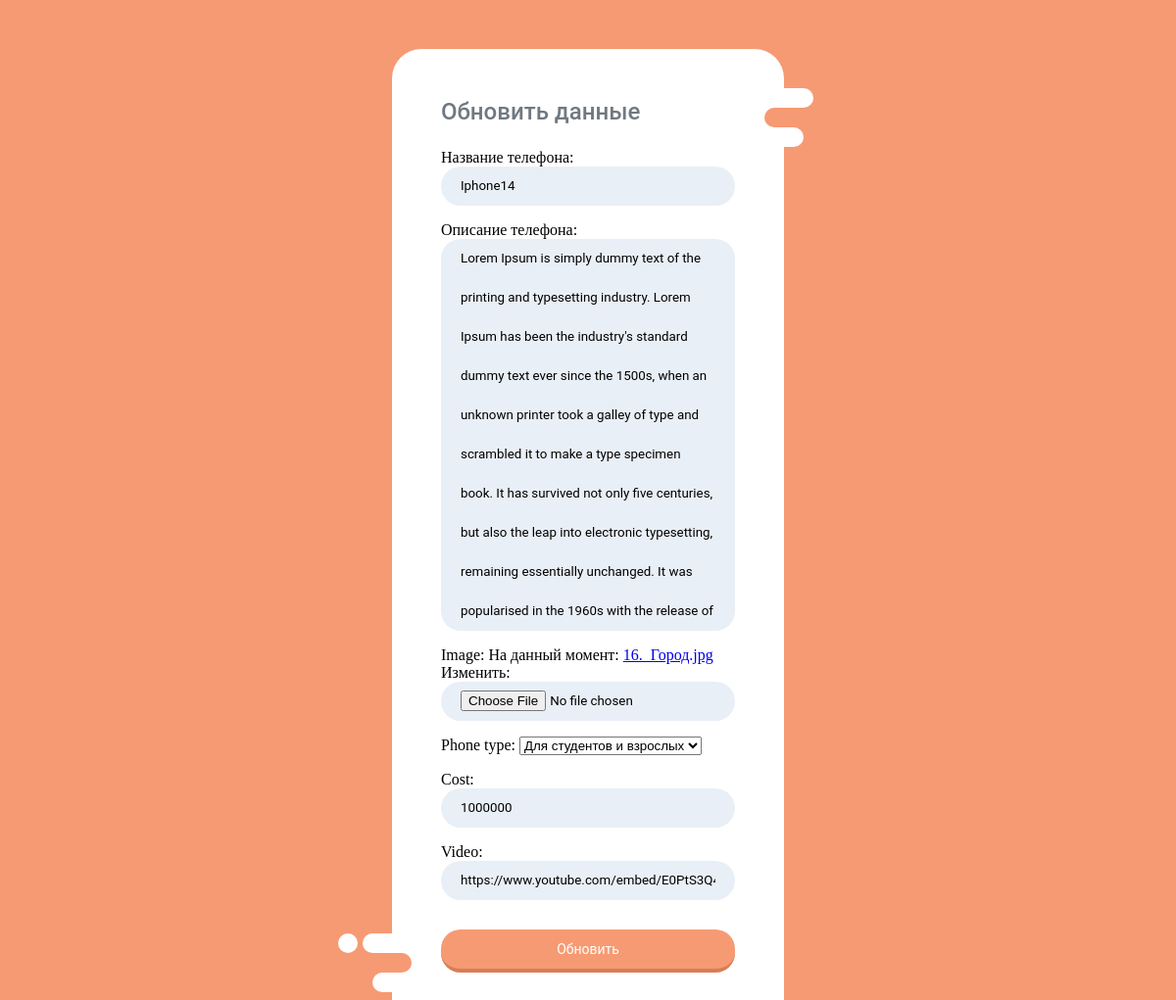
The page /phone_list/2/update/ on the database as committed earlier.
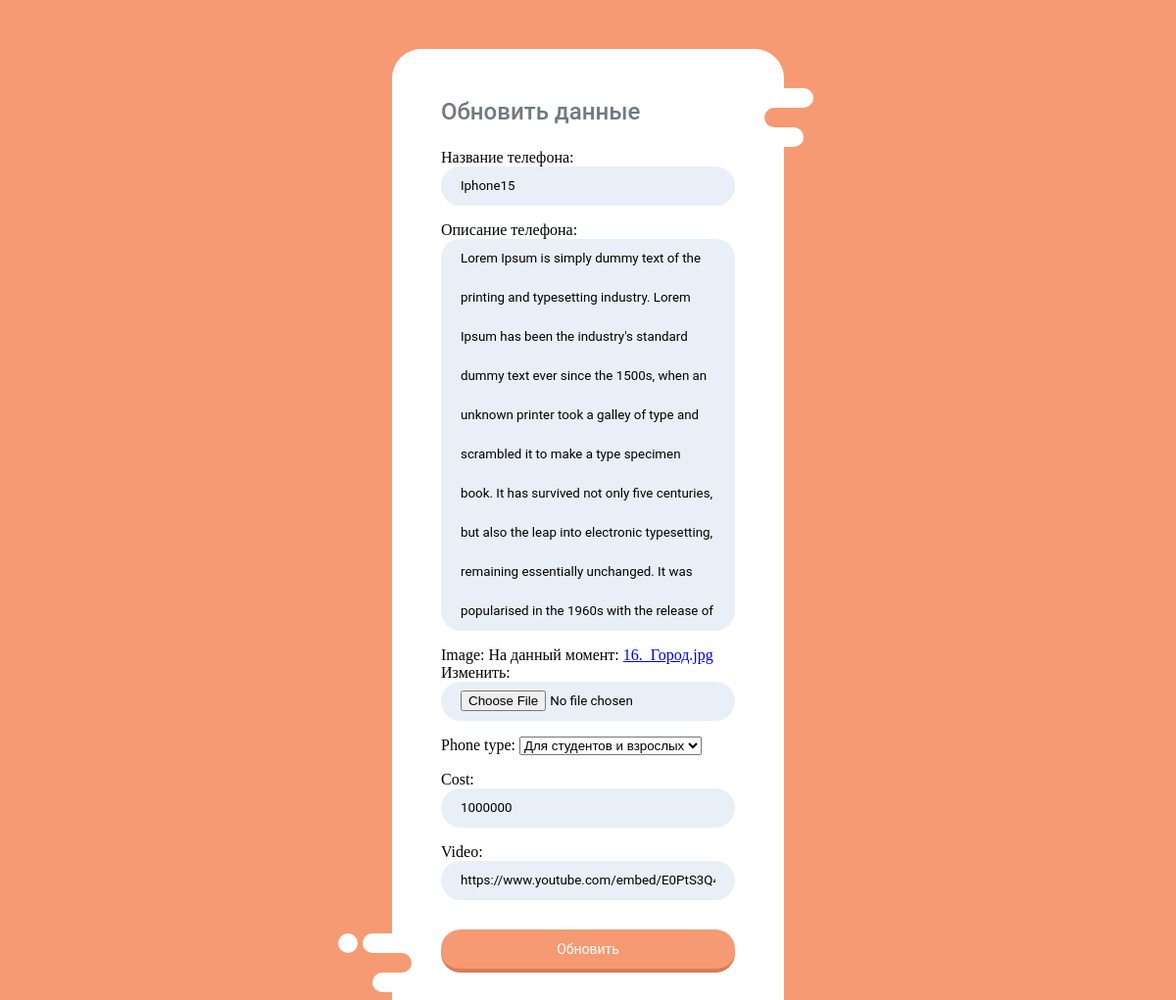
The same page on the database as committed later.
### phone_shop/models.py (models this page shows, shortened)
class PhoneShop(models.Model):
    PHONE_TYPE = (
        ('Для школьников', "Для школьников"),
        ("Для студентов и взрослых", "Для студентов и взрослых"),
        ("Для пенсионеров", "Для пенсионеров")
    )
    title = models.CharField("Название телефона", max_length=100)
    description = models.TextField("Описание телефона")
    image = models.ImageField(upload_to='')
    phone_type = models.CharField(max_length=100, choices=PHONE_TYPE)
    created_date = models.DateTimeField(auto_now_add=True)
    cost = models.PositiveIntegerField()
    video = models.URLField()

### phone_shop/views.py (the view)
# urls.py: path('phone_list/<int:id>/update/', views.update_object_view, name='update'),
def update_object_view(request, id):
    phone_object = get_object_or_404(models.PhoneShop, id=id)
    if request.method == 'POST':
        form = forms.PhoneForm(instance=phone_object, data=request.POST)
        if form.is_valid():
            form.save()
            return HttpResponse('Данные успешно обновлены')
    else:
        form = forms.PhoneForm(instance=phone_object)
    context = {
        'form': form,
        'object': phone_object
    }
    return render(request, 'update_phone.html', context)

### phone_shop/forms.py
class PhoneForm(forms.ModelForm):
    class Meta:
        model = models.PhoneShop
        fields = "__all__"

### templates/update_phone.html (shortened to what this page needs)
<!DOCTYPE html>
<html lang="en">
<head>
</head>
<body>
<form class="decor" method="post" enctype="multipart/form-data">
<div class="form-left-decoration"></div>
<div class="form-right-decoration"></div>
<div class="circle"></div>
<div class="form-inner">
<h3>Обновить данные</h3>
  {{form.as_p}}
<input type="submit" value="Обновить">
</div>
</form>
</body>
</html>

Rows that differ between the two databases and show on the page:
changed PhoneShop "Для студентов и взрослых": title "Iphone14" → "Iphone15"
